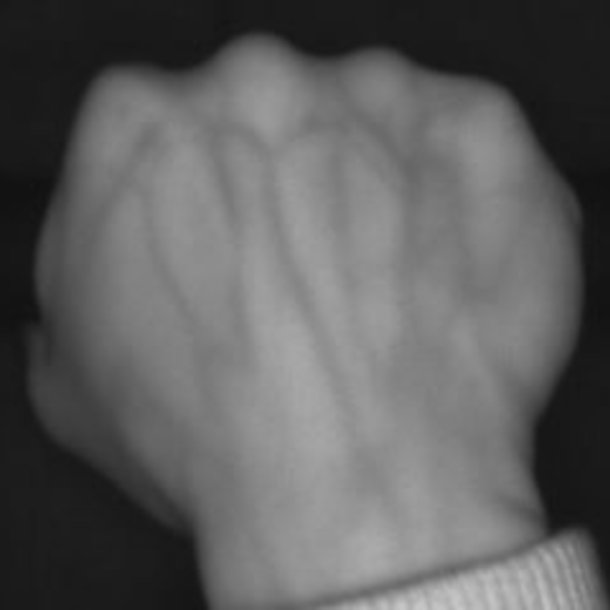
#> input picture test_221123/1.jpg, 610 x 610 px
$ python -i PROIE.py   (imports and definitions only)
#> lines starting #> are read from the running program, lines starting #| are printed output that depends on the picture; after the words box and inside, x2 and y2 are one past the last pixel; in counts of white or black regions, pixels touching at a corner belong together
# -*- coding: UTF-8 -*-
from typing import Union
from enum import Enum
import cv2
import matplotlib.pyplot as plt
import numpy as np
# from scipy.interpolate import splprep, splev


class Mode(Enum):
    VENTRAL = 'Ventral (default)'
    DORSAL = 'Dorsal'
    DORSAL_LEFT = 'Dorsal left hand'
    DORSAL_RIGHT = 'Dorsal right hand'


class PROIE:

    def __init__(self):
        #####
        self.in_img_c, self.in_img_g = None, None

    # PRIVATE METHODS

    def _threshold(self):
        #####
        self.blur_img = cv2.GaussianBlur(self.in_img_g, (5, 5), 0)
        _, self.thresh_img = cv2.threshold(
            self.blur_img, 0, 255, cv2.THRESH_BINARY + cv2.THRESH_OTSU)

    def _contours(self):
        #####
        self.contours, _ = cv2.findContours(
            self.thresh_img, cv2.RETR_EXTERNAL, cv2.CHAIN_APPROX_SIMPLE
        )
        lengths = [len(_) for _ in self.contours]
        contours = [_ for _ in self.contours if len(_) == max(lengths)]
        self.contours = contours[0]

        self.contour_img = self.in_img_c.copy()
        self.contour_img = cv2.drawContours(
            self.contour_img, [self.contours], 0, (255, 0, 0), 2)

        # [8 lines of commented-out code are left out]

    def _landmarks(self):
        #####
        M = cv2.moments(self.thresh_img)
        x_c = M['m10'] // M['m00']
        y_c = M['m01'] // M['m00']
        self.center_point = {"x": x_c, "y": y_c}
        self.contours = self.contours.reshape(-1, 2)
        left_id = np.argmin(self.contours.sum(-1))
        self.contours = np.concatenate(
            [self.contours[left_id:, :], self.contours[:left_id, :]])
        dist_c = np.sqrt(np.square(
            self.contours-[self.center_point["x"], self.center_point["y"]]).sum(-1))
        f = np.fft.rfft(dist_c)
        cutoff = 15
        f_new = np.concatenate([f[:cutoff], 0*f[cutoff:]])
        dist_c_1 = np.fft.irfft(f_new)
        derivative = np.diff(dist_c_1)
        sign_change = np.diff(np.sign(derivative))/2
        self.landmarks = {"x": [], "y": []}
        for landmark in self.contours[np.where(sign_change > 0)[0]]:
            self.landmarks["x"].append(landmark[0])
            self.landmarks["y"].append(landmark[1])

    def _landmarks_select(self):
        #####
        y_rank = np.array(np.argsort(self.landmarks["y"]))
        self.landmarks_selected = {"x": np.array(self.landmarks["x"])[
            y_rank][:3], "y": np.array(self.landmarks["y"])[y_rank][:3]}

        x_rank = np.array(np.argsort(self.landmarks_selected["x"]))
        self.landmarks_selected = {
            "x": self.landmarks_selected["x"][x_rank][[0, 2]], "y": self.landmarks_selected["y"][x_rank][[0, 2]]}

    def _alignement(self):
        #####
        h, w = self.in_img_g.shape
        theta = np.arctan2((self.landmarks_selected["y"][1] - self.landmarks_selected["y"][0]), (
            self.landmarks_selected["x"][1] - self.landmarks_selected["x"][0]))*180/np.pi
        R = cv2.getRotationMatrix2D(
            (int(self.landmarks_selected["x"][1]), int(self.landmarks_selected["y"][1])), theta, 1)
        self.align_img = cv2.warpAffine(self.in_img_g, R, (w, h))

        point_1 = [self.landmarks_selected["x"]
                   [0], self.landmarks_selected["y"][0]]
        point_2 = [self.landmarks_selected["x"]
                   [1], self.landmarks_selected["y"][1]]

        point_1 = (R[:, :2] @ point_1 + R[:, -1]).astype(int)
        point_2 = (R[:, :2] @ point_2 + R[:, -1]).astype(int)

        self.landmarks_selected_align = {
            "x": [point_1[0], point_2[0]], "y": [point_1[1], point_2[1]]}

    def _roi_extract(self, mode: Mode = Mode.VENTRAL):
        #####
        point_1 = np.array([self.landmarks_selected_align["x"]
                            [0], self.landmarks_selected_align["y"][0]])
        point_2 = np.array([self.landmarks_selected_align["x"]
                            [1], self.landmarks_selected_align["y"][1]])

        if mode == Mode.VENTRAL:
            self.ux = point_1[0]
            self.uy = point_1[1] + (point_2-point_1)[0] // 3
            self.lx = point_2[0]
            self.ly = point_2[1] + 4 * (point_2-point_1)[0] // 3
        elif mode == Mode.DORSAL_LEFT:
            self.ux = point_1[0] - int(point_1[0] * 0.15)
            self.uy = point_1[1] + (point_2 - point_1)[0] // 5
            self.lx = point_2[0] + int(point_2[0] * 0.05)
            self.ly = point_2[1] + int(4 * (point_2 - point_1)[0] // 3)
        elif mode == Mode.DORSAL_RIGHT:
            self.ux = point_1[0] - int(point_1[0] * 0.3)
            self.uy = point_1[1] + (point_2 - point_1)[0] // 6
            self.lx = point_2[0] + int(point_2[0] * 0.1)
            self.ly = point_2[1] + int(5 * (point_2 - point_1)[0] // 3)
        else:  # mode == Mode.DORSAL
            self.ux = point_1[0] - int(point_1[0] * 0.1)
            self.uy = point_1[1] + (point_2 - point_1)[0] // 5
            self.lx = point_2[0] + int(point_2[0] * 0.1)
            self.ly = point_2[1] + int(4 * (point_2 - point_1)[0] // 3)

        # print(self.ux, self.uy, self.lx, self.ly)

        self.roi_zone_img = cv2.cvtColor(self.align_img, cv2.COLOR_GRAY2BGR)
        cv2.rectangle(self.roi_zone_img, (self.lx, self.ly),
                      (self.ux, self.uy), (0, 255, 0), 2)

        self.roi_img = self.align_img[self.uy:self.ly, self.ux:self.lx]

    # PUBLIC METHODS

    def extract_roi(self, path_in_img: Union[str, np.ndarray], rotate_90_clockwise_n_times: int = 0,
                    mode: Mode = Mode.VENTRAL):
#> called with path_in_img = '../test_221123/1.jpg', rotate_90_clockwise_n_times = 0
        if isinstance(path_in_img, str):
            self.in_img_c = cv2.imread(path_in_img)
#> self.in_img_c is the input picture: shape (610, 610, 3); min 16, max 199, mean 94.6
        elif isinstance(path_in_img, np.ndarray):
            self.in_img_c = path_in_img
        else:
            raise 'path_in_img should be \'str\' or \'numpy.ndarray\' object'

        for _ in range(rotate_90_clockwise_n_times):
            self.in_img_c = cv2.rotate(self.in_img_c, cv2.ROTATE_90_CLOCKWISE)

        if len(self.in_img_c.shape) == 3:
            self.in_img_g = cv2.cvtColor(self.in_img_c, cv2.COLOR_BGR2GRAY)
        else:
            self.in_img_g = self.in_img_c

        self._threshold()
#> in _threshold, `_, self.thresh_img = cv2.threshold( self.blur_img, 0, 255, cv2.THRESH_..`:
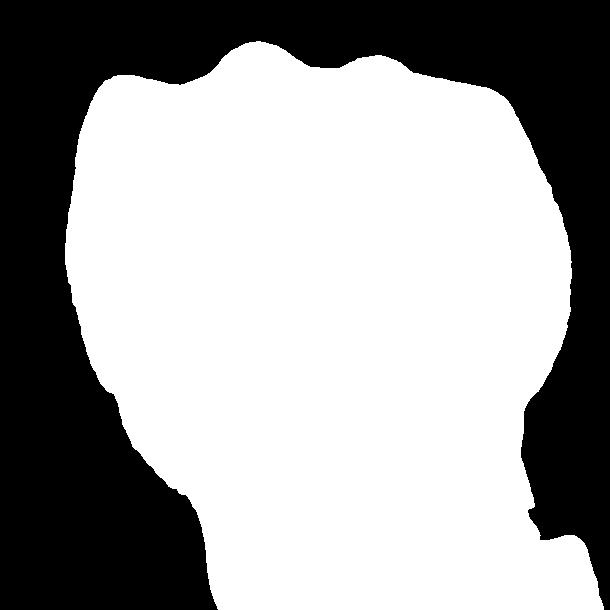
#> self.thresh_img: shape (610, 610); 62.8% white; 1 black region
        self._contours()
#> in _contours, `self.contours, _ = cv2.findContours( self.thresh_img, cv2.RETR_EXTERNA..`: self.contours = 1 contour; box (x1, y1, x2, y2) and area: (65, 41, 604, 610) 232862
#> in _contours, `lengths = [len(_) for _ in self.contours]`: lengths = [746]
#> in _contours, `contours = [_ for _ in self.contours if len(_) == max(lengths)]`: contours has the same summary as self.contours
#> in _contours, `self.contours = contours[0]`: self.contours = contour of 746 points, box (x1, y1, x2, y2) (65, 41, 604, 610), area 232862
#> in _contours, `self.contour_img = cv2.drawContours( self.contour_img, [self.contours]..`:
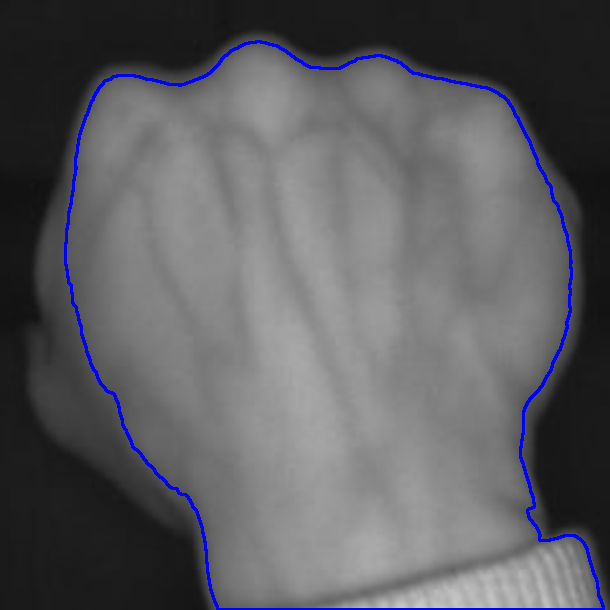
#> self.contour_img: shape (610, 610, 3); 1.69% of pixels changed, all inside (x1, y1, x2, y2) = (64, 40, 605, 610)
        self._landmarks()
#> in _landmarks, `M = cv2.moments(self.thresh_img)`: M = moments, m00 59621040, centre m10/m00, m01/m00 = (329.9, 326.7)
#> in _landmarks, `x_c = M['m10'] // M['m00']`: x_c = 329
#> in _landmarks, `y_c = M['m01'] // M['m00']`: y_c = 326
#> in _landmarks, `self.center_point = {"x": x_c, "y": y_c}`: self.center_point = {'x': 329, 'y': 326}
#> in _landmarks, `self.contours = self.contours.reshape(-1, 2)`: self.contours = 746 pairs, first value 65 to 603, second value 41 to 609
#> in _landmarks, `left_id = np.argmin(self.contours.sum(-1))`: left_id = 72
#> in _landmarks, `dist_c = np.sqrt(np.square( self.contours-[self.center_point["x"], sel..`: dist_c = 746 values, max 393.9 at index 257, min 211.5 at index 373, mean 270
#> in _landmarks, `dist_c_1 = np.fft.irfft(f_new)`: dist_c_1 = 746 values, max 371.9 at index 272, min 216.9 at index 380, mean 270
#> in _landmarks, `derivative = np.diff(dist_c_1)`: derivative = 745 values, max 4 at index 246, min -2.53 at index 292, mean -0.000966
#> in _landmarks, `sign_change = np.diff(np.sign(derivative))/2`: sign_change = 744 values, max 1 at index 144, min -1 at index 5, mean 0
#> the loop in _landmarks, `for landmark in self.contours[np.where(sign_change > 0)[0]]:` made 6 passes
#> landmark on passes 1 to 6: [118, 406], [181, 494], [527, 402], [418, 73], [319, 67], [197, 79]
        self._landmarks_select()
        self._alignement()
#> in _alignement, `self.align_img = cv2.warpAffine(self.in_img_g, R, (w, h))`:
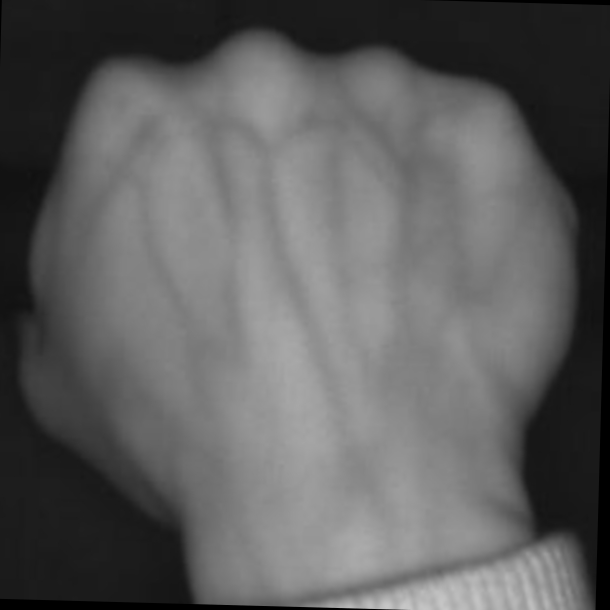
#> self.align_img: shape (610, 610); min 0, max 198, mean 93.9
        self._roi_extract(mode=mode)
#> in _roi_extract, `cv2.rectangle(self.roi_zone_img, (self.lx, self.ly), (self.ux, self.uy..`:
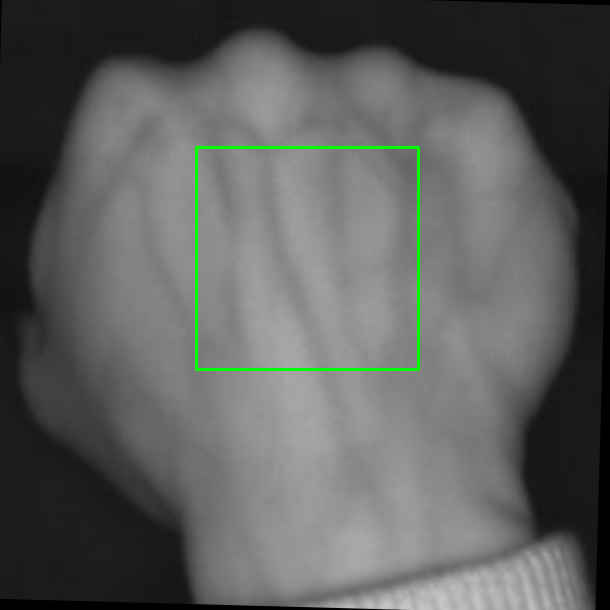
#> self.roi_zone_img: shape (610, 610, 3); mean B, G, R 93, 94.8, 93
#> in _roi_extract, `self.roi_img = self.align_img[self.uy:self.ly, self.ux:self.lx]`:
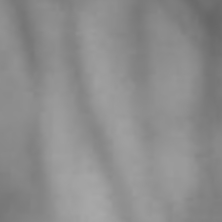
#> self.roi_img: shape (222, 222); min 102, max 169, mean 140.4

    def save(self, path_out_img):
        #####
        cv2.imwrite(path_out_img, self.roi_img)

    # [48 lines left out: function show_result, not called in this run]

>>> result = PROIE().extract_roi('../test_221123/1.jpg')

$ run again, on test_221123/2.jpg
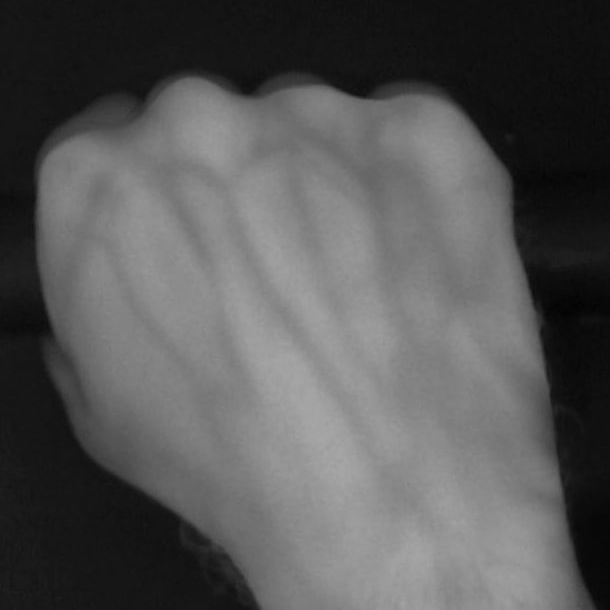
#> input picture test_221123/2.jpg, 610 x 610 px
#> in extract_roi, self.in_img_c is the input picture: shape (610, 610, 3); min 2, max 167, mean 86.5
#> in _threshold, `_, self.thresh_img = cv2.threshold( self.blur_img, 0, 255, cv2.THRESH_..`:
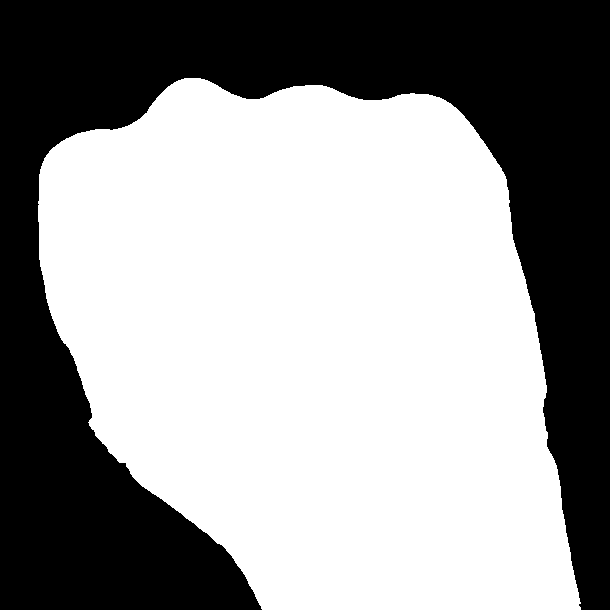
#> self.thresh_img: shape (610, 610); 59.3% white; 1 black region
#> in _contours, `self.contours, _ = cv2.findContours( self.thresh_img, cv2.RETR_EXTERNA..`: self.contours = 1 contour; box (x1, y1, x2, y2) and area: (38, 78, 581, 610) 219884
#> lengths = [649]
#> contours has the same summary as self.contours
#> in _contours, `self.contours = contours[0]`: self.contours = contour of 649 points, box (x1, y1, x2, y2) (38, 78, 581, 610), area 219884
#> self.contour_img: shape (610, 610, 3); 1.57% of pixels changed, all inside (x1, y1, x2, y2) = (37, 77, 582, 610)
#> M = moments, m00 56289975, centre m10/m00, m01/m00 = (314.5, 343.3)
#> x_c = 314
#> y_c = 343
#> self.center_point = {'x': 314, 'y': 343}
#> in _landmarks, `self.contours = self.contours.reshape(-1, 2)`: self.contours = 649 pairs, first value 38 to 580, second value 78 to 609
#> left_id = 72
#> dist_c = 649 values, max 376.2 at index 237, min 215.7 at index 177, mean 262
#> dist_c_1 = 648 values, max 360.4 at index 252, min 213.4 at index 171, mean 262.4
#> derivative = 647 values, max 4.73 at index 232, min -3.47 at index 268, mean -0.000221
#> sign_change = 646 values, max 1 at index 98, min -1 at index 99, mean 0.00155
#> the loop in _landmarks, `for landmark in self.contours[np.where(sign_change > 0)[0]]:` made 6 passes
#> landmark on passes 1 to 6: [82, 381], [168, 504], [523, 273], [348, 96], [264, 97], [145, 113]
#> in _roi_extract, `self.roi_img = self.align_img[self.uy:self.ly, self.ux:self.lx]`:
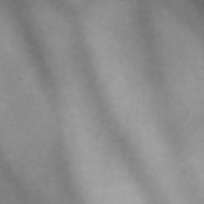
#> self.roi_img: shape (204, 204); min 105, max 165, mean 140.6
